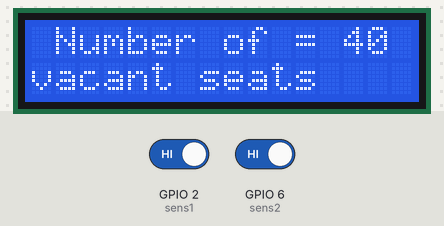
Simulated run of this sketch. Board: ESP8266 (NodeMCU). Parts: 16×2 character LCD. The inputs (shaded band) are chosen by the test bench; at power-on: GPIO 2 (sens1) HIGH, GPIO 6 (sens2) HIGH. WiFi joins after 1.5 s; servers stay silent unless stated; what the sketch prints to the serial monitor is not drawn.

Above: at 2.7 s.
2.8 s: GPIO 2 (sens1) driven LOW
At 6.5 s:
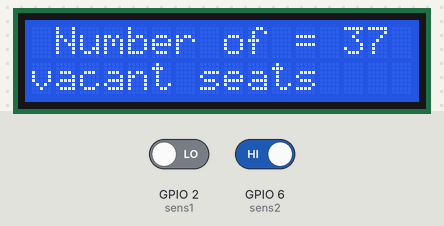
6.6 s: GPIO 6 (sens2) driven LOW
8.2 s: GPIO 6 (sens2) driven HIGH
At 9.1 s:
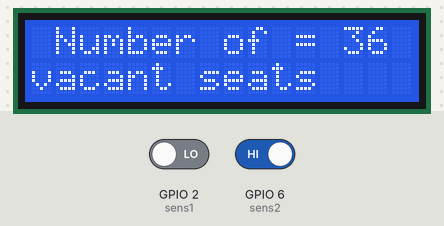
Timing chart, 0 to 11.2 s (numbered marks = the images above; inputs shaded):
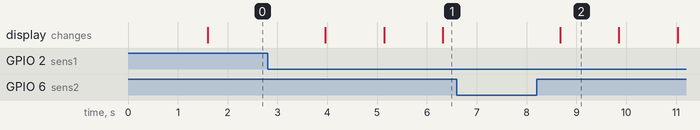

The sketch:

ESP8266_ARDUINO_SKETCH.ino
```cpp
#include <Wire.h>
#include <LiquidCrystal_I2C.h>
#include <ESP8266WiFi.h>
#include <FirebaseArduino.h>

// Pin definitions for sensors and LCD
const int sens1 = 2; // Example digital pin number for sensor 1 (replace with actual pin numbers)
const int sens2 = 6; // Example digital pin number for sensor 2 (replace with actual pin numbers)
LiquidCrystal_I2C lcd(0x27, 16, 2); // set the LCD address to 0x27 for a 16 chars and 2 line display

// WiFi credentials
const char* ssid = "MY";
const char* password = "asdfghjkl";

// Firebase credentials
const char* firebaseHost = "seatsense-d9f3f-default-rtdb.firebaseio.com";
const char* firebaseAuth = "CTnrbpt08vJgMbjuNRTXuRZRNcoYQUk1gGKqZ79";

// Maximum seat capacity and current count
const int max_seat = 40;
int curr = 0;

void setup() {
  pinMode(sens1, INPUT);
  pinMode(sens2, INPUT);
  Serial.begin(9600);
  lcd.backlight();
  lcd.init(); // initialize the lcd

  // Connect to WiFi
  connectToWiFi();

  // Initialize Firebase
  Firebase.begin(firebaseHost, firebaseAuth);
}

void loop() {
  // Read sensor inputs
  int in = digitalRead(sens1);
  int out = digitalRead(sens2);

  // Update current seat count based on sensor inputs
  if (in == LOW && curr < max_seat) {
    curr++;
  }

  if (out == LOW && curr > 0) {
    curr--;
  }

  // Print seat count to Serial Monitor
  Serial.print("Number of vacant seats: ");
  int vac = max_seat - curr;
  Serial.println(vac);

  // Print seat count to LCD
  lcd.clear();
  lcd.setCursor(1, 0);
  lcd.print("Number of = ");
  lcd.print(vac);
  lcd.setCursor(0, 1);
  lcd.print("vacant seats");

  // Upload data to Firebase
  Firebase.setInt("seat_count", vac);

  delay(1000); // Adjust delay as needed
}

void connectToWiFi() {
  Serial.println();
  Serial.print("Connecting to ");
  Serial.println(ssid);

  WiFi.begin(ssid, password);

  while (WiFi.status() != WL_CONNECTED) {
    delay(500);
    Serial.print(".");
  }

  Serial.println("");
  Serial.println("WiFi connected");
  Serial.print("IP address: ");
  Serial.println(WiFi.localIP());
}
```

Measured:
- after the input at 2.8 s, the display: first changes after 1.2 s (image 1 shows a later state)
- after the input at 6.6 s, every drawn part: stays the same
- after the input at 8.2 s, the display: changes after 0.47 s (image 2)
- what the display in image 2 shows lasts 1.2 s, from 8.7 s to 9.9 s
